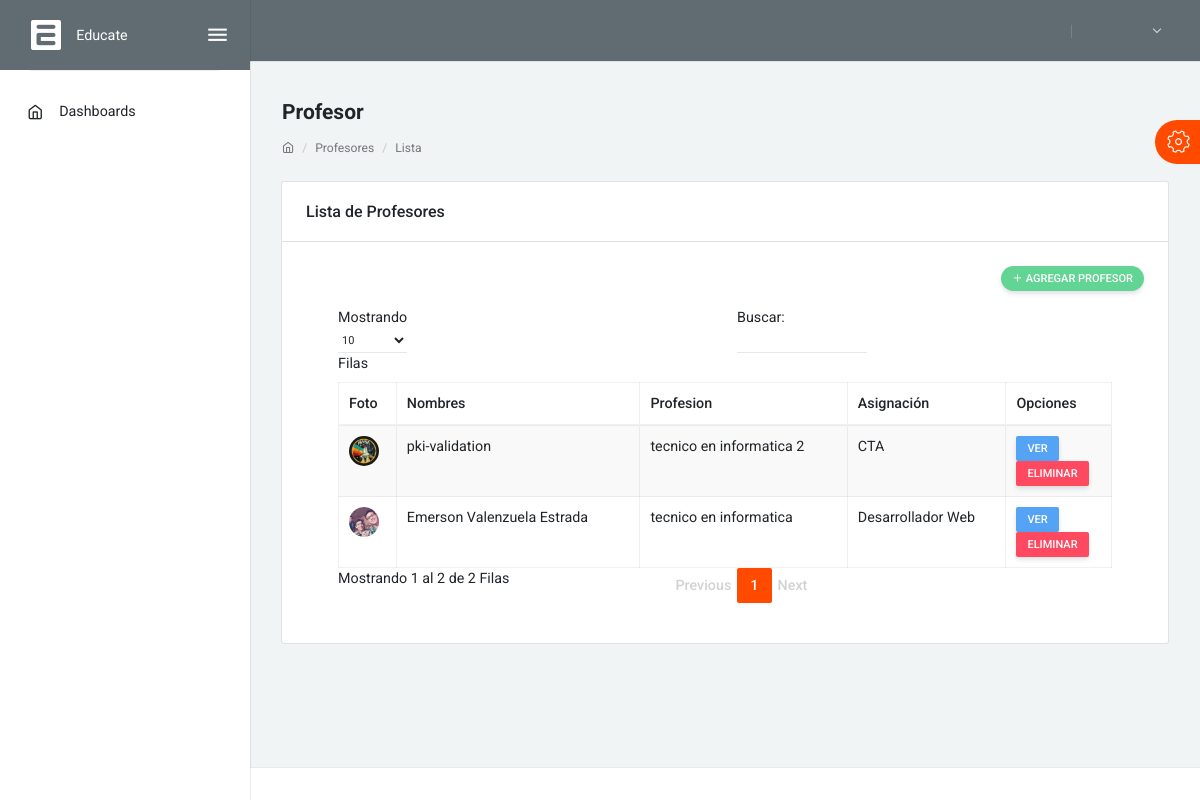
The app's page /index.php/bteachers with its own data.
### tables this page shows
CREATE TABLE `teachers` (
  `id` int(11) NOT NULL,
  `name` varchar(45) NOT NULL,
  `profession` varchar(40) NOT NULL,
  `designation` varchar(50) NOT NULL,
  `concept` varchar(245) NOT NULL,
  `foto` text NOT NULL,
  `register` date NOT NULL DEFAULT current_timestamp()
);

### application/controllers/Bteachers.php (called while the page is built, shortened)
<?php
class Bteachers extends CI_Controller {
		public function index()
		{
			$dataHeader['emails']=$this->consultas->getNEmails();
			$idUser = $this->session->userdata('idUser');
			$user=$this->consultas->getUsers($idUser);
			$dataHeader['usuario']=$user;
			$data['msj'] ="";
			$dataHeader['titulo']="Profesores";
			$data['teachers']=$this->consultas->getTeachers();
 			$this->load->view('admin/sidebar',$dataHeader);
			$data['error'] ="";
			$this->load->view('admin/teachers',$data);
		}
}

### index.php (called while the page is built, shortened)
<?php
require_once BASEPATH.'core/CodeIgniter.php';

### application/models/consultas.php (called while the page is built, shortened)
<?php
class Consultas extends CI_Model
{
		public function getTeachers($id=0)
		{
			$sql = "SELECT * FROM teachers";
			$query = $this->db->query($sql);
			return $query->result_array();
		}
}
?>

### application/views/admin/teachers.php (the view, shortened to what this page needs)
                <div class="layout-content">
                    <div class="container-fluid flex-grow-1 container-p-y">
                        <h4 class="font-weight-bold py-3 mb-0">Profesor</h4>
                        <div class="text-muted small mt-0 mb-4 d-block breadcrumb">
                            <ol class="breadcrumb">
                                <li class="breadcrumb-item"><a href="#"><i class="feather icon-home"></i></a></li>
                                <li class="breadcrumb-item"><a href="#!">Profesores</a></li>
                                <li class="breadcrumb-item active"><a href="#!">Lista</a></li>
                            </ol>
                        </div>
                        <div class="row">
                            <div class="col-md-12">
                                <div class="card">
                                    <div class="card-header">
                                        <h5>Lista de Profesores</h5>
                                    </div>
                                    <div class="card-body">
                                        <div class="row align-items-center m-l-0">
                                            <div class="col-sm-6 text-right">
                                                <button class="btn btn-success btn-sm mb-3 btn-round" data-toggle="modal" data-target="#modal-report"><i class="feather icon-plus"></i> Agregar Profesor</button>
                                            </div>
                                        </div>
                                        <div class="table-responsive">
                                            <table id="report-table" class="table table-bordered table-striped mb-0">
                                                <thead>
                                                    <tr>
                                                        <th>Foto</th>
                                                        <th>Nombres</th>
                                                        <th>Profesion</th>
                                                        <th>Asignación</th>
                                                        <th>Opciones</th>
                                                    </tr>
                                                </thead>
                                                <tbody>
												<?php
												foreach ($teachers as $teacher) {
													?>
                                                    <tr data-id="<?=$teacher['id']?>">
                                                        <td><img src="<?= base_url();?>assets/img/teachers/<?=$teacher['foto']?>" alt="<?=$teacher['foto']?>" class="img-radius" width="30px" height="30px"></td>
                                                        <td><?=$teacher['name']?></td>
                                                        <td><?=$teacher['profession']?></td>
                                                        <td><?=$teacher['designation']?></td>
                                                        <td>
														<form action="<?= base_url();?>bteachers/profile" method="post">
                                                            <button class="btn btn-info btn-sm" data-style="slide-up">Ver</button>
														</form>
														<form action="<?= base_url();?>bteachers/deleteteacher" method="post">
                                                            <button class="btn btn-danger btn-sm" data-style="slide-up">Eliminar</button>
														</form>
                                                        </td>
                                                    </tr>
													<?php
												}
												?>
                                                </tbody>
                                            </table>
                                        </div>
                                    </div>
                                </div>
                            </div>
                        </div>
                    </div>
                    <nav class="layout-footer footer footer-light">
                        <div class="container-fluid d-flex flex-wrap justify-content-between text-center container-p-x pb-3">
                        </div>
                    </nav>
                </div>
            </div>
        </div>
    </div>
</body>
</html>

### application/views/admin/sidebar.php (shortened to what this page needs)
<!DOCTYPE html>
<html lang="en" class="default-style layout-fixed layout-navbar-fixed">
<head>
    <link rel="stylesheet" href="<?= base_url() ?>assets/fonts/fontawesome.css">
    <link rel="stylesheet" href="<?= base_url() ?>assets/fonts/ionicons.css">
    <link rel="stylesheet" href="<?= base_url() ?>assets/fonts/linearicons.css">
    <link rel="stylesheet" href="<?= base_url() ?>assets/fonts/open-iconic.css">
    <link rel="stylesheet" href="<?= base_url() ?>assets/fonts/pe-icon-7-stroke.css">
    <link rel="stylesheet" href="<?= base_url() ?>assets/fonts/feather.css">
    <link rel="stylesheet" href="<?= base_url() ?>assets/css/bootstrap-material.css">
    <link rel="stylesheet" href="<?= base_url() ?>assets/css/shreerang-material.css">
    <link rel="stylesheet" href="<?= base_url() ?>assets/css/uikit.css">
    <link rel="stylesheet" href="assets\libs\bootstrap-multiselect\bootstrap-multiselect.css">
    <link rel="stylesheet" href="assets\libs\bootstrap-select\bootstrap-select.css">
    <link rel="stylesheet" href="<?= base_url() ?>assets/libs/perfect-scrollbar/perfect-scrollbar.css">
    <link rel="stylesheet" href="<?= base_url() ?>assets\libs\select2\select2.css">
    <link rel="stylesheet" href="<?= base_url() ?>assets\libs\bootstrap-tagsinput\bootstrap-tagsinput.css">
    <link rel="stylesheet" href="<?= base_url() ?>assets\css\pages\account.css">
    <link rel="stylesheet" href="<?= base_url() ?>assets\libs\growl\growl.css">
    <link rel="stylesheet" href="<?= base_url() ?>assets\libs\toastr\toastr.css">
    <link rel="stylesheet" href="<?= base_url() ?>assets\css\pages\messages.css">
</head>
<body>
    <div class="layout-wrapper layout-2">
        <div class="layout-inner">
            <div id="layout-sidenav" class="layout-sidenav sidenav sidenav-vertical bg-white logo-dark">
                <div class="app-brand demo">
                    <span class="app-brand-logo demo">
                        <img src="<?= base_url() ?>assets/img/logo.png" alt="Brand Logo" class="img-fluid">
                    </span>
                    <a href="index.html" class="app-brand-text demo sidenav-text font-weight-normal ml-2">Educate</a>
                    <a href="javascript:" class="layout-sidenav-toggle sidenav-link text-large ml-auto">
                        <i class="ion ion-md-menu align-middle"></i>
                    </a>
                </div>
                <div class="sidenav-divider mt-0"></div>
                <ul class="sidenav-inner py-1">
                    <li class="sidenav-item">
                        <a href="<?= base_url() ?>" class="sidenav-link">
                            <i class="sidenav-icon feather icon-home"></i>
                            <div>Dashboards</div>
                        </a>
                    </li>
                </ul>
            </div>
            <div class="layout-container">
                <nav class="layout-navbar navbar navbar-expand-lg align-items-lg-center bg-dark container-p-x" id="layout-navbar">
                    <div class="navbar-collapse collapse" id="layout-navbar-collapse">
                        <div class="navbar-nav align-items-lg-center ml-auto">
                            <div class="nav-item d-none d-lg-block text-big font-weight-light line-height-1 opacity-25 mr-3 ml-1">|</div>
                            <div class="demo-navbar-user nav-item dropdown">
                                <a class="nav-link dropdown-toggle" href="#" data-toggle="dropdown">
                                </a>
                            </div>
                        </div>
                    </div>
                </nav>

### assets/css/uikit.css (style rules this page uses)
.card { margin-bottom: 1.5rem; }
.card .card-header h5 { margin-bottom: 0; }
.m-l-0 { margin-left: 0px; }
.img-radius { border-radius: 50%; }

### assets/libs/perfect-scrollbar/perfect-scrollbar.css (style rules this page uses)
.ps { overflow:hidden !important;overflow-anchor:none;-ms-overflow-style:none;touch-action:auto;-ms-touch-action:auto }
.ps { position:relative }

### records on screen
teachers: foto (picture), name "pki-validation", profession "tecnico en informatica 2", designation "CTA"
teachers: foto (picture), name "Emerson Valenzuela Estrada", profession "tecnico en informatica", designation "Desarrollador Web"
